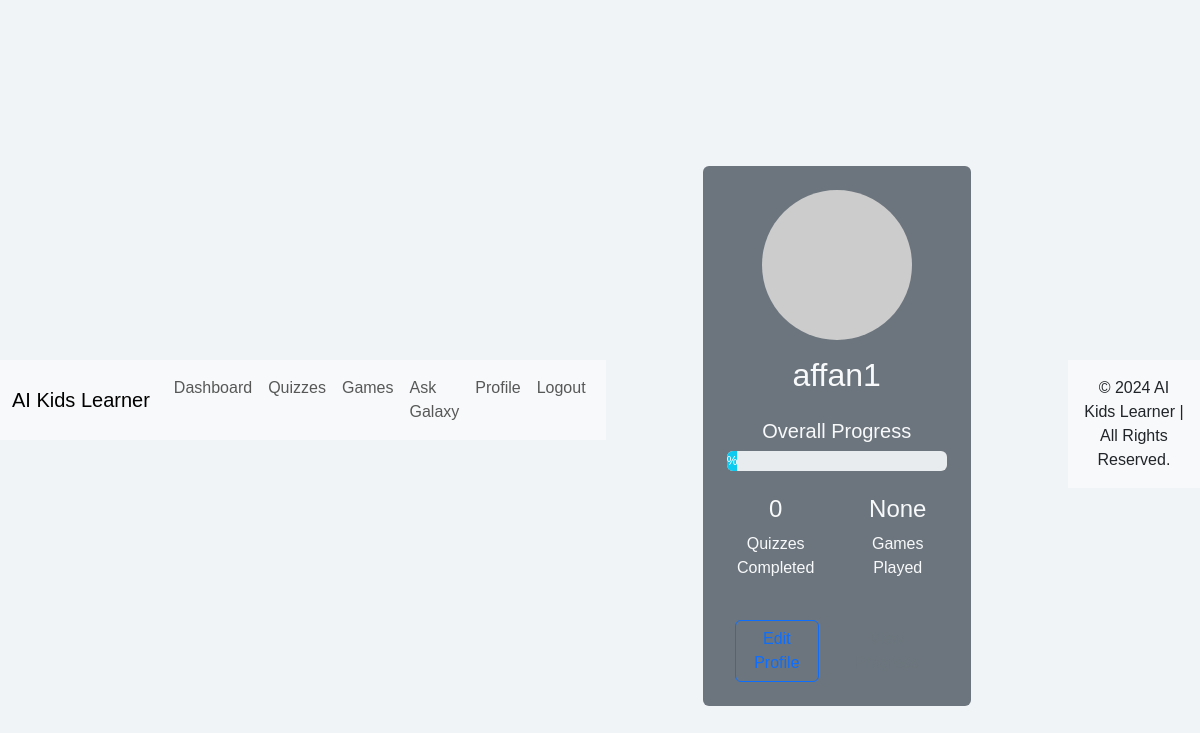
The page /profile (signed in) on the database its author committed.
### app.py (models this page shows)
class User(db.Model):
    id = db.Column(db.Integer, primary_key=True)
    username = db.Column(db.String(150), unique=True, nullable=False)
    password = db.Column(db.String(150), nullable=False)
    quizzes_completed = db.Column(db.Integer, default=0)
    total_score = db.Column(db.Integer, default=0)
    games_played = db.Column(db.Integer, default=0)  # Add games_played field

### app.py (the view)
@app.route('/profile')
def profile():
    if 'username' in session:
        user = User.query.get(session['user_id'])
        return render_template('profile.html', user=user)
    else:
        return redirect(url_for('login'))

### templates/profile.html (shortened to what this page needs)
{% extends "base.html" %}
{% block content %}
<div class="container mt-5">
    <div class="row justify-content-center">
        <div class="col-md-8">
            <div class="profile-card text-center bg-secondary text-light p-4 rounded">
                <img src="https://via.placeholder.com/150" alt="Profile Picture" class="profile-image mb-3 rounded-circle">
                <h2>{{ user.username }}</h2>
                <div class="my-4">
                    <h5>Overall Progress</h5>
                    <div class="progress mb-3" style="height: 20px;">
                        <div class="progress-bar bg-info" role="progressbar" style="width: {{ user.progress }}%;" aria-valuenow="{{ user.progress }}" aria-valuemin="0" aria-valuemax="100">{{ user.progress }}%</div>
                    </div>
                </div>
                <div class="row text-center mb-4">
                    <div class="col">
                        <h4>{{ user.quizzes_completed }}</h4>
                        <p>Quizzes Completed</p>
                    </div>
                    <div class="col">
                        <h4>{{ user.games_played }}</h4>
                        <p>Games Played</p>
                    </div>
                </div>
                <div class="d-flex justify-content-center">
                    <a href="{{ url_for('edit_profile') }}" class="btn btn-outline-primary mx-2">Edit Profile</a>
                    <a href="{{ url_for('progress') }}" class="btn btn-outline-secondary mx-2">View Progress</a>
                </div>
            </div>
        </div>
    </div>
</div>
{% endblock %}

### static/styles.css (style rules this page uses)
body { margin: 0; padding: 0; font-family: 'Arial', sans-serif; background-color: #f0f4f7; height: 100vh; display: flex; justify-content: center; align-items: center; }

### rows shown on the page
User: username "affan1", quizzes_completed "0", games_played "None"
